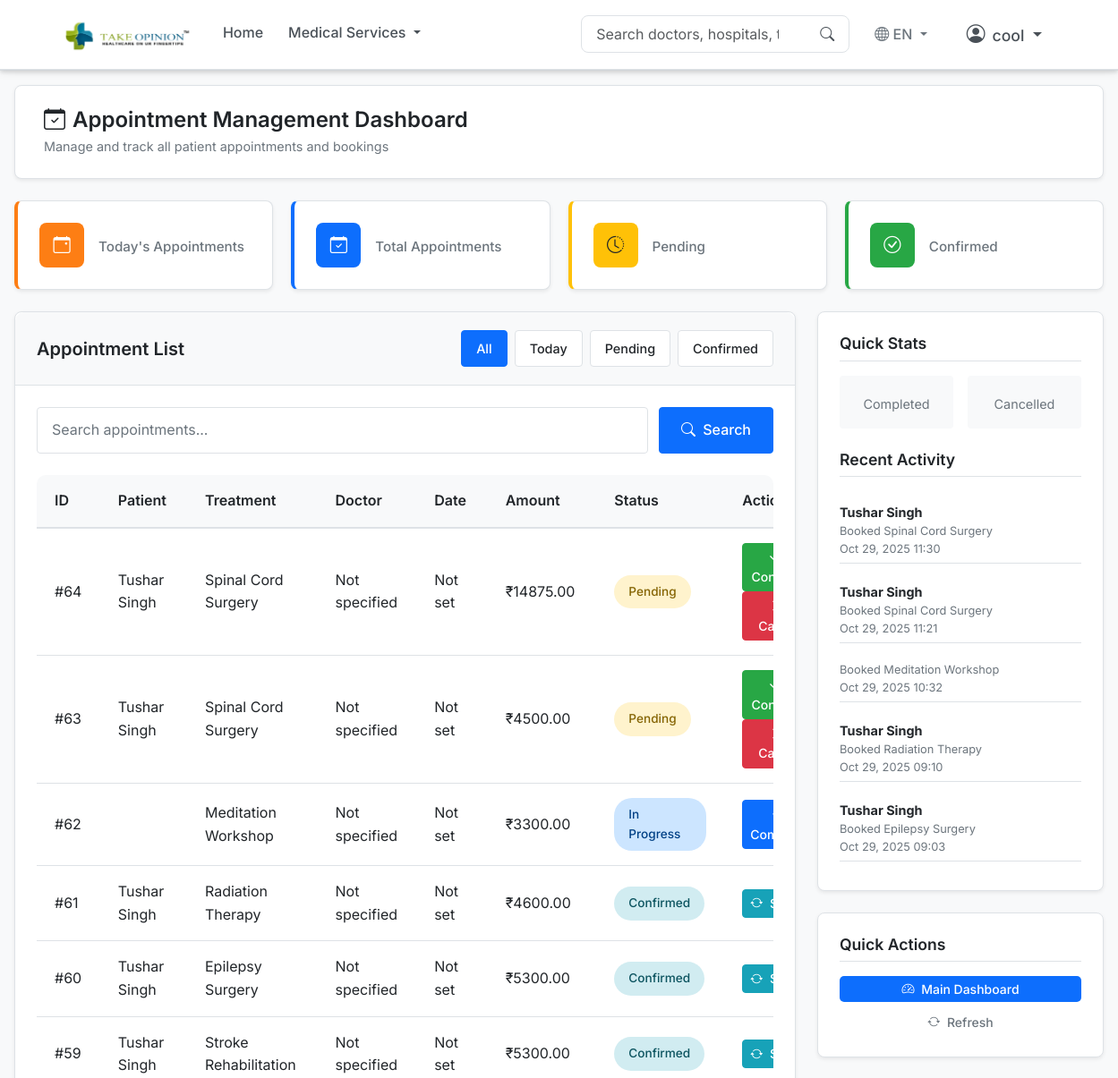
The page /book/admin/dashboard/ (signed in, upper part) on the database as committed earlier.
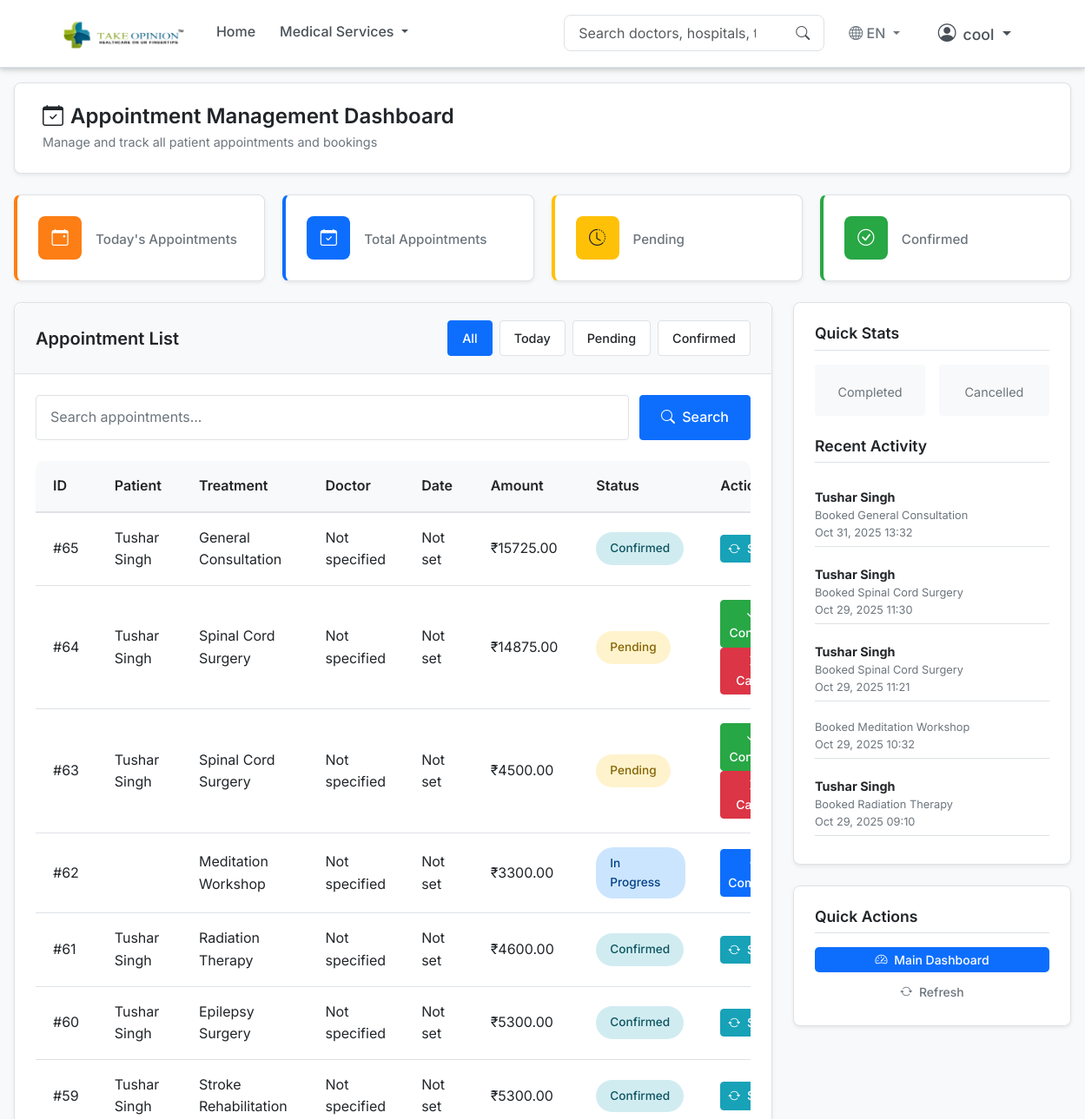
The same page on the database as committed later.
### bookings/models.py (models this page shows, shortened)
class Booking(models.Model):
    treatment = models.ForeignKey(Treatment, on_delete=models.CASCADE)
    preferred_doctor = models.ForeignKey(Doctor, on_delete=models.SET_NULL, null=True, blank=True)
    preferred_hospital = models.ForeignKey(Hospital, on_delete=models.SET_NULL, null=True, blank=True)
    patient = models.ForeignKey(UserProfile, on_delete=models.CASCADE, related_name='bookings', null=True)
    preferred_date = models.DateField(null=True, blank=True)
    amount = models.DecimalField(max_digits=10, decimal_places=2, default=0)
    notes = models.TextField(blank=True, null=True)
    created_at = models.DateTimeField(auto_now_add=True)
    google_meet_link = models.URLField(blank=True, null=True, help_text="Google Meet link for video consultations")
    STATUS_CHOICES = [
        ('pending', 'Pending'),
        ('confirmed', 'Confirmed'),
        ('in_progress', 'In Progress'),
        ('completed', 'Completed'),
        ('cancelled', 'Cancelled'),
    ]
    status = models.CharField(max_length=20, choices=STATUS_CHOICES, default='pending')

### accounts/models.py (models this page shows, shortened)
class UserProfile(models.Model):
    USER_TYPES = (
        ('admin', 'Admin'),
        ('doctor', 'Doctor'),
        ('patient', 'Patient'),
    )
    user = models.OneToOneField(User, on_delete=models.CASCADE)
    user_type = models.CharField(max_length=10, choices=USER_TYPES)
    phone = models.CharField(max_length=15, blank=True)
    address = models.TextField(blank=True)
    city = models.CharField(max_length=100, blank=True)
    profile_picture = models.ImageField(upload_to='profile_pictures/', blank=True, null=True)
    created_at = models.DateTimeField(auto_now_add=True)
    updated_at = models.DateTimeField(auto_now=True)

### treatments/models.py (models this page shows, shortened)
class Treatment(models.Model):
    name = models.CharField(max_length=200)
    slug = models.SlugField(unique=True, blank=True)
    description = models.TextField(blank=True)
    category = models.ForeignKey(TreatmentCategory, on_delete=models.CASCADE, related_name="treatments")
    duration = models.CharField(max_length=100, blank=True, default="5-7 days")
    anesthesia_type = models.CharField(max_length=100, blank=True, default="General")
    recovery_time = models.CharField(max_length=100, blank=True, default="2-3 weeks")
    procedure_details = models.TextField(blank=True, default="This treatment involves a comprehensive approach to address your medical condition with the latest techniques and technology. The procedure is performed by highly qualified specialists in state-of-the-art facilities.")
    preparation_guidelines = models.TextField(blank=True, default="Consult your doctor,Stop certain medications,Complete medical tests,Fast before procedure")
    aftercare_instructions = models.TextField(blank=True, default="Rest and recovery period,Medication schedule,Follow-up appointments,Activity restrictions")
    starting_price = models.DecimalField(max_digits=10, decimal_places=2, default=5000.00)
    review_count = models.PositiveIntegerField(default=120)  # type: ignore

### bookings/views.py (the view)
# urls.py: path('admin/dashboard/', views.admin_dashboard, name='admin_dashboard'),
@login_required
def admin_dashboard(request):
    if not hasattr(request.user, 'userprofile') or request.user.userprofile.user_type != 'admin':
        messages.error(request, 'You do not have permission to access this page.')
        return redirect('home')
    bookings = Booking._default_manager.select_related('patient__user', 'treatment', 'preferred_doctor', 'preferred_hospital').all().order_by('-created_at')
    status_filter = request.GET.get('status')
    if status_filter:
        bookings = bookings.filter(status=status_filter)
    total_bookings = bookings.count()
    pending_bookings = bookings.filter(status='pending').count()
    confirmed_bookings = bookings.filter(status='confirmed').count()
    cancelled_bookings = bookings.filter(status='cancelled').count()
    in_progress_bookings = bookings.filter(status='in_progress').count()
    completed_bookings = bookings.filter(status='completed').count()
    from django.utils import timezone
    from datetime import date
    today = date.today()
    today_bookings = bookings.filter(created_at__date=today).count()
    recent_bookings = bookings[:5]
    from django.db.models import Count
    top_treatments = bookings.filter(treatment__isnull=False).values('treatment__name').annotate(count=Count('treatment')).order_by('-count')[:5]
    from datetime import timedelta
    week_ago = today - timedelta(days=7)
    weekly_bookings = bookings.filter(created_at__date__gte=week_ago).extra({'date': 'date(created_at)'}).values('date').annotate(count=Count('id')).order_by('date')
    context = {
        'bookings': bookings,
        'status_filter': status_filter,
        'total_bookings': total_bookings,
        'pending_bookings': pending_bookings,
        'confirmed_bookings': confirmed_bookings,
        'cancelled_bookings': cancelled_bookings,
        'in_progress_bookings': in_progress_bookings,
        'completed_bookings': completed_bookings,
        'today_bookings': today_bookings,
        'recent_bookings': recent_bookings,
        'top_treatments': top_treatments,
        'weekly_bookings': weekly_bookings,
    }
    return render(request, "bookings/admin_dashboard.html", context)

### core/context_processors.py (called while the page is built)
def translation_context(request):
    language_code = request.session.get('django_language', settings.LANGUAGE_CODE.split('-')[0])
    translations = get_translations(language_code)
    return {
        'translations': translations,
        'current_language': language_code,
        'available_languages': settings.LANGUAGES,
    }

### core/translations.py (called while the page is built)
def get_translations(language_code):
    return TRANSLATIONS.get(language_code, TRANSLATIONS['en'])

### bookings/templates/bookings/admin_dashboard.html (shortened to what the changed rows need)
{% extends 'base.html' %}
{% load static %}
{% block content %}
<div class="admin-dashboard">
    <div class="main-content">
        <div class="content-card">
            <div class="card-body">
                <div class="table-responsive">
                    <table class="bookings-table">
                        <thead>
                            <tr>
                                <th>ID</th>
                                <th>Patient</th>
                                <th>Treatment</th>
                                <th>Doctor</th>
                                <th>Date</th>
                                <th>Amount</th>
                                <th>Status</th>
                                <th>Actions</th>
                            </tr>
                        </thead>
                        <tbody>
                            {% for booking in bookings %}
                            <tr>
                                <td>#{{ booking.id }}</td>
                                <td>
                                    {% if booking.patient %}
                                        {{ booking.patient.user.first_name }} {{ booking.patient.user.last_name }}
                                    {% else %}
                                        Guest
                                    {% endif %}
                                </td>
                                <td>
                                    {% if booking.treatment %}
                                        {{ booking.treatment.name }}
                                    {% else %}
                                        General Consultation
                                    {% endif %}
                                </td>
                                <td>
                                    {% if booking.preferred_doctor %}
                                        {{ booking.preferred_doctor.name }}
                                    {% else %}
                                        Not specified
                                    {% endif %}
                                </td>
                                <td>
                                    {% if booking.preferred_date %}
                                        {{ booking.preferred_date|date:"M d, Y" }}
                                    {% else %}
                                        Not set
                                    {% endif %}
                                </td>
                                <td>₹{{ booking.amount }}</td>
                                <td>
                                    <span class="status-badge badge-{{ booking.status }}">
                                        {{ booking.get_status_display }}
                                    </span>
                                </td>
                                <td>
                                    {% if booking.status == 'pending' %}
                                        <button class="action-btn btn-success btn-sm" onclick="updateStatus({{ booking.id }}, 'confirmed')">
                                            <i class="bi bi-check-lg me-1"></i> Confirm
                                        </button>
                                        <button class="action-btn btn-danger btn-sm" onclick="updateStatus({{ booking.id }}, 'cancelled')">
                                            <i class="bi bi-x-lg me-1"></i> Cancel
                                        </button>
                                    {% elif booking.status == 'confirmed' %}
                                        <button class="action-btn btn-info btn-sm" onclick="updateStatus({{ booking.id }}, 'in_progress')">
                                            <i class="bi bi-arrow-repeat me-1"></i> Start
                                        </button>
                                    {% elif booking.status == 'in_progress' %}
                                        <button class="action-btn btn-primary btn-sm" onclick="updateStatus({{ booking.id }}, 'completed')">
                                            <i class="bi bi-check-all me-1"></i> Complete
                                        </button>
                                    {% else %}
                                        <span class="text-muted">{{ booking.get_status_display }}</span>
                                    {% endif %}
                                </td>
                            </tr>
                            {% endfor %}
                        </tbody>
                    </table>
                </div>
            </div>
        </div>
        <div>
            <div class="sidebar-card">
                <ul class="list-unstyled">
                    {% for booking in recent_bookings %}
                    <li class="mb-2 pb-1 border-bottom">
                        <div class="fw-bold" style="font-size: 0.9rem;">
                            {% if booking.patient %}
                                {{ booking.patient.user.first_name }} {{ booking.patient.user.last_name }}
                            {% else %}
                                Guest User
                            {% endif %}
                        </div>
                        <div class="small text-muted" style="font-size: 0.8rem;">
                            Booked {{ booking.treatment.name|default:"consultation" }}
                        </div>
                        <div class="small text-muted" style="font-size: 0.8rem;">
                            {{ booking.created_at|date:"M d, Y H:i" }}
                        </div>
                    </li>
                    {% empty %}
                    <li class="text-muted" style="font-size: 0.9rem;">No recent activity</li>
                    {% endfor %}
                </ul>
            </div>
        </div>
    </div>
</div>
{% endblock %}

Rows that differ between the two databases and show on the page:
no longer on one of the page's lists (row unchanged): Booking: patient.user.first_name "Tushar", patient.user.last_name "Singh", treatment.name "Epilepsy Surgery", created_at "Oct 29, 2025 09:03"
added Booking: id "65", patient.user.first_name "Tushar", patient.user.last_name "Singh", treatment.name "General Consultation", shows "Not specified", shows "Not set", amount "15725.00", status "Confirmed", created_at "Oct 31, 2025 13:32"
